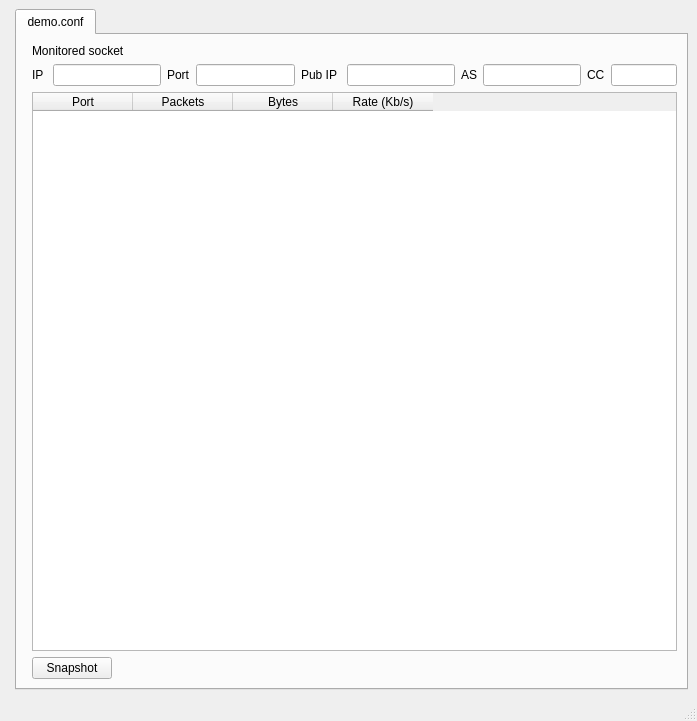
<ui version="4.0" >
 <class>p2p_mainWindow</class>
 <widget class="QMainWindow" name="p2p_mainWindow" >
  <property name="geometry" >
   <rect>
    <x>0</x>
    <y>0</y>
    <width>697</width>
    <height>721</height>
   </rect>
  </property>
  <property name="windowTitle" >
   <string>P2PGauge</string>
  </property>
  <widget class="QWidget" name="centralwidget" >
   <property name="geometry" >
    <rect>
     <x>0</x>
     <y>30</y>
     <width>697</width>
     <height>668</height>
    </rect>
   </property>
   <layout class="QHBoxLayout" name="horizontalLayout" >
    <item>
     <widget class="Line" name="line_2" >
      <property name="orientation" >
       <enum>Qt::Horizontal</enum>
      </property>
     </widget>
    </item>
    <item>
     <widget class="QTabWidget" name="CentralTabview" >
      <property name="minimumSize" >
       <size>
        <width>668</width>
        <height>582</height>
       </size>
      </property>
      <property name="currentIndex" >
       <number>0</number>
      </property>
      <widget class="QWidget" name="conf_tab" >
       <property name="geometry" >
        <rect>
         <x>0</x>
         <y>0</y>
         <width>664</width>
         <height>622</height>
        </rect>
       </property>
       <attribute name="title" >
        <string>demo.conf</string>
       </attribute>
       <layout class="QHBoxLayout" name="horizontalLayout_3" >
        <item>
         <widget class="Line" name="line" >
          <property name="orientation" >
           <enum>Qt::Horizontal</enum>
          </property>
         </widget>
        </item>
        <item>
         <layout class="QVBoxLayout" name="verticalLayout" >
          <item>
           <widget class="QLabel" name="label_4" >
            <property name="text" >
             <string>Monitored socket</string>
            </property>
           </widget>
          </item>
          <item>
           <layout class="QHBoxLayout" name="horizontalLayout_2" >
            <item>
             <widget class="QLabel" name="label" >
              <property name="text" >
               <string>IP </string>
              </property>
             </widget>
            </item>
            <item>
             <widget class="QLineEdit" name="self_ip" >
              <property name="enabled" >
               <bool>true</bool>
              </property>
              <property name="frame" >
               <bool>true</bool>
              </property>
              <property name="readOnly" >
               <bool>true</bool>
              </property>
             </widget>
            </item>
            <item>
             <widget class="QLabel" name="label_8" >
              <property name="text" >
               <string>Port</string>
              </property>
             </widget>
            </item>
            <item>
             <widget class="QLineEdit" name="self_port" >
              <property name="enabled" >
               <bool>true</bool>
              </property>
              <property name="sizePolicy" >
               <sizepolicy vsizetype="Fixed" hsizetype="Fixed" >
                <horstretch>30</horstretch>
                <verstretch>0</verstretch>
               </sizepolicy>
              </property>
              <property name="minimumSize" >
               <size>
                <width>50</width>
                <height>0</height>
               </size>
              </property>
              <property name="styleSheet" >
               <string notr="true" />
              </property>
              <property name="readOnly" >
               <bool>true</bool>
              </property>
             </widget>
            </item>
            <item>
             <widget class="QLabel" name="label_5" >
              <property name="text" >
               <string>Pub IP </string>
              </property>
             </widget>
            </item>
            <item>
             <widget class="QLineEdit" name="pub_ip" >
              <property name="enabled" >
               <bool>true</bool>
              </property>
              <property name="readOnly" >
               <bool>true</bool>
              </property>
             </widget>
            </item>
            <item>
             <widget class="QLabel" name="label_3" >
              <property name="text" >
               <string>AS</string>
              </property>
             </widget>
            </item>
            <item>
             <widget class="QLineEdit" name="self_as" >
              <property name="enabled" >
               <bool>true</bool>
              </property>
              <property name="sizePolicy" >
               <sizepolicy vsizetype="Fixed" hsizetype="Fixed" >
                <horstretch>30</horstretch>
                <verstretch>0</verstretch>
               </sizepolicy>
              </property>
              <property name="minimumSize" >
               <size>
                <width>50</width>
                <height>0</height>
               </size>
              </property>
              <property name="maximumSize" >
               <size>
                <width>300</width>
                <height>16777215</height>
               </size>
              </property>
              <property name="readOnly" >
               <bool>true</bool>
              </property>
             </widget>
            </item>
            <item>
             <widget class="QLabel" name="label_2" >
              <property name="text" >
               <string>CC</string>
              </property>
             </widget>
            </item>
            <item>
             <widget class="QLineEdit" name="self_cc" >
              <property name="enabled" >
               <bool>true</bool>
              </property>
              <property name="sizePolicy" >
               <sizepolicy vsizetype="Fixed" hsizetype="Fixed" >
                <horstretch>20</horstretch>
                <verstretch>0</verstretch>
               </sizepolicy>
              </property>
              <property name="minimumSize" >
               <size>
                <width>30</width>
                <height>0</height>
               </size>
              </property>
              <property name="maximumSize" >
               <size>
                <width>200</width>
                <height>16777214</height>
               </size>
              </property>
              <property name="readOnly" >
               <bool>true</bool>
              </property>
             </widget>
            </item>
           </layout>
          </item>
          <item>
           <widget class="QTableWidget" name="port_table" >
            <property name="layoutDirection" >
             <enum>Qt::LeftToRight</enum>
            </property>
            <property name="editTriggers" >
             <set>QAbstractItemView::NoEditTriggers</set>
            </property>
            <property name="tabKeyNavigation" >
             <bool>true</bool>
            </property>
            <property name="showDropIndicator" stdset="0" >
             <bool>false</bool>
            </property>
            <property name="dragDropOverwriteMode" >
             <bool>false</bool>
            </property>
            <property name="alternatingRowColors" >
             <bool>true</bool>
            </property>
            <property name="selectionMode" >
             <enum>QAbstractItemView::SingleSelection</enum>
            </property>
            <property name="selectionBehavior" >
             <enum>QAbstractItemView::SelectRows</enum>
            </property>
            <property name="showGrid" >
             <bool>false</bool>
            </property>
            <property name="gridStyle" >
             <enum>Qt::SolidLine</enum>
            </property>
            <property name="sortingEnabled" >
             <bool>false</bool>
            </property>
            <property name="wordWrap" >
             <bool>true</bool>
            </property>
            <property name="cornerButtonEnabled" >
             <bool>false</bool>
            </property>
            <property name="rowCount" >
             <number>0</number>
            </property>
            <property name="columnCount" >
             <number>4</number>
            </property>
            <column>
             <property name="text" >
              <string>Port</string>
             </property>
            </column>
            <column>
             <property name="text" >
              <string>Packets</string>
             </property>
            </column>
            <column>
             <property name="text" >
              <string>Bytes</string>
             </property>
            </column>
            <column>
             <property name="text" >
              <string>Rate (Kb/s)</string>
             </property>
            </column>
           </widget>
          </item>
          <item>
           <widget class="QPushButton" name="snapshotButton" >
            <property name="sizePolicy" >
             <sizepolicy vsizetype="Fixed" hsizetype="Fixed" >
              <horstretch>0</horstretch>
              <verstretch>0</verstretch>
             </sizepolicy>
            </property>
            <property name="text" >
             <string>Snapshot</string>
            </property>
            <property name="icon" >
             <iconset resource="icons.qrc" >
              <normaloff>:/icons/icons/Snapshot.png</normaloff>:/icons/icons/Snapshot.png</iconset>
            </property>
           </widget>
          </item>
         </layout>
        </item>
       </layout>
      </widget>
     </widget>
    </item>
   </layout>
  </widget>
  <widget class="QMenuBar" name="menubar" >
   <property name="geometry" >
    <rect>
     <x>0</x>
     <y>0</y>
     <width>697</width>
     <height>30</height>
    </rect>
   </property>
  </widget>
  <widget class="QStatusBar" name="statusbar" >
   <property name="geometry" >
    <rect>
     <x>0</x>
     <y>698</y>
     <width>697</width>
     <height>23</height>
    </rect>
   </property>
  </widget>
 </widget>
 <resources>
  <include location="icons.qrc" />
 </resources>
 <connections/>
</ui>
